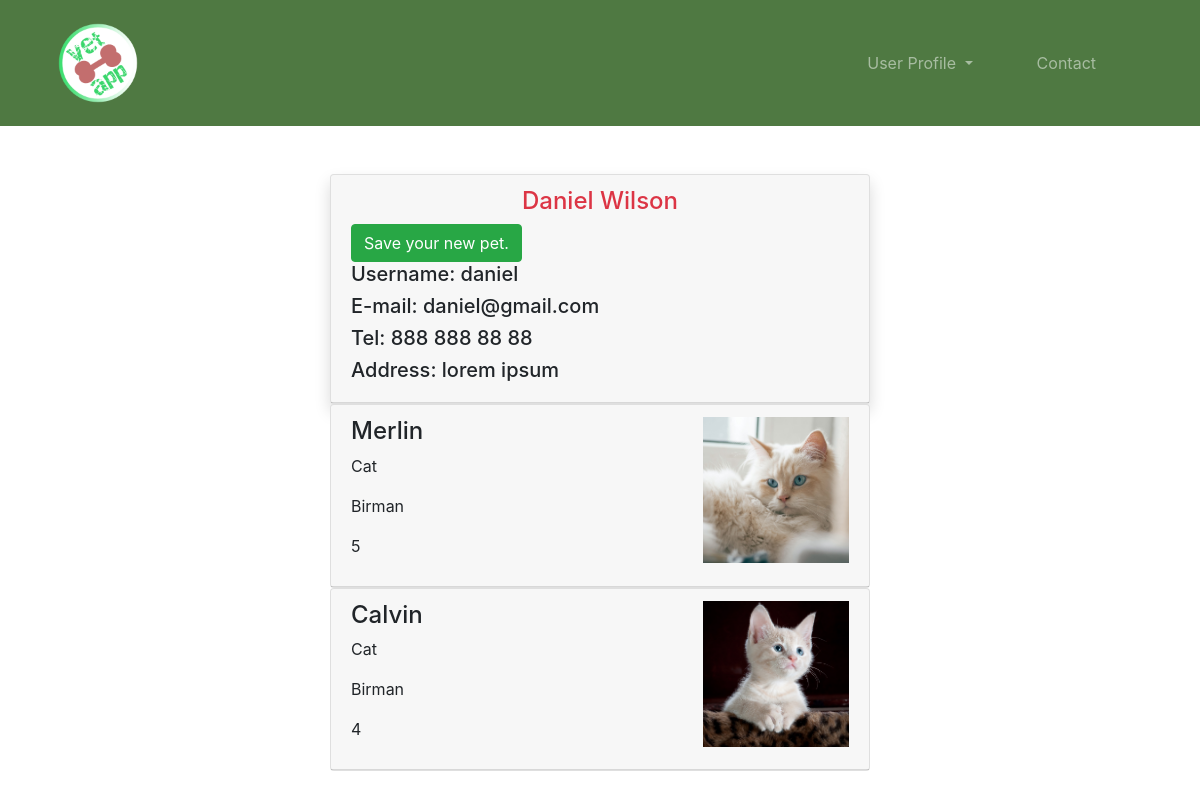
/user/petowner/daniel (signed in), run on the app's committed database.
### user/models.py (models this page shows, shortened)
class Petowner(models.Model):
    user = models.OneToOneField(User, null=True, blank=False, verbose_name="User", on_delete=models.CASCADE)
    tel = models.CharField(max_length=13, verbose_name="Phone")
    address = models.CharField(max_length=100, verbose_name="Address")
    class Meta:
        verbose_name_plural = "Additional information for the user"

### pet/models.py (models this page shows)
class Pet(models.Model):
    petowner = models.ForeignKey("auth.user", on_delete=models.CASCADE)
    image = models.FileField(null=True, blank=True, verbose_name="Image")
    type = models.CharField(max_length=20, verbose_name="Type")
    genius = models.CharField(max_length=20, verbose_name="Genius")
    name = models.CharField(max_length=20, verbose_name="Name")
    age = models.CharField(max_length=4, verbose_name="Age")
    explanation = models.TextField(verbose_name="Explanation")
    created_date = models.DateField(auto_now_add=True, verbose_name="Created Date")

### user/views.py (the view)
# urls.py: path('petowner/<username>', views.petowner, name="petowner"), #special page for user /petowner/username/blablaba..
@login_required(login_url="user:login")
def petowner(request, username):
    user = get_object_or_404(User, username=username)
    pets = Pet.objects.filter(petowner=request.user)
    petowner = get_object_or_404(Petowner, user=user)
    if request.user.username == petowner.user.username:
        return render(request, "petowner.html", {"user":user, "pets":pets, "petowner":petowner})
    elif request.user.username != petowner.user.username:
        return HttpResponseForbidden()

### templates/petowner.html (shortened to what this page needs)
{% extends "base.html" %}
{% block body %}
    <header class="container mt-5">
        <div class="row">
            <div class="col-md-6 m-auto">
                <div class="card shadow">
                    <div class="card-header">
                        <h4 class="text-center text-danger">{{user.first_name}} {{user.last_name}}</h4>
                        <a class="btn btn-success" href="{% url 'pet:addpet' %}">Save your new pet.</a>
                        <h5>Username: {{user.username}}</h5>
                        <h5>E-mail: {{user.email}}</h5>
                        <h5>Tel: {{user.petowner.tel}}</h5>
                        <h5>Address: {{user.petowner.address}}</h5>
                    </div>
                </div>
            </div>
        </div>
        <div class="row">
            <div class="col-md-6 m-auto">
                {% for pet in pets %}
                    <div class="card">
                        <div class="card-header">
                            <div class="row">
                                <div class="col-8">
                                    <h4>{{pet.name}}</h4>
                                    <p>{{pet.type}}</p>
                                    <p>{{pet.genius}}</p>
                                    <p>{{pet.age}}</p>
                                </div>
                                <div class="col-4">
                                    <img src="{{pet.image.url}}" class="img-fluid">
                                </div>
                            </div>
                        </div>
                    </div>
                {% endfor %}
            </div>
        </div>
    </header>
{% endblock %}

### templates/base.html (shortened to what this page needs)
<!doctype html>
{% load static %}
<html lang="en">
    <head>
        <link rel="stylesheet" href="https://cdn.jsdelivr.net/npm/bootstrap@4.5.3/dist/css/bootstrap.min.css">
        <link rel="stylesheet" href="{% static 'css/style.css' %}">
        <link rel="stylesheet" href="https://cdn.jsdelivr.net/npm/bootstrap-icons@1.8.1/font/bootstrap-icons.css">
    </head>
    <body>
        {% include 'includes/navbar.html' %}
        {% block body %}{% endblock %}
    </body>
</html>

### templates/includes/navbar.html (shortened to what this page needs)
<nav class="navbar navbar-expand-lg navbar-dark py-2 px-5" style="background-color: #4F7942;">
    <a class="navbar-brand" href="{% url 'homepage' %}"><img src="/media/logo.png" width="100px" height="100px"></a>
    <div class="collapse navbar-collapse" id="navbarSupportedContent">
        <ul class="navbar-nav ml-auto">
            <li class="nav-item dropdown mr-lg-5">
                <a class="nav-link dropdown-toggle" href="#" id="navbarDropdown" role="button" data-toggle="dropdown" aria-haspopup="true" aria-expanded="false">
                    {% if request.user.is_authenticated and request.user.is_superuser %}
                        Admin Profile
                    {% else %}
                        User Profile
                    {% endif %}
                </a>
            </li>
            <li class="nav-item mr-lg-5">
                <a class="nav-link" href="#">Contact</a>
            </li>
        </ul>
  </div>
</nav>

### static/css/style.css (style rules this page uses)
body { margin: 0 !important; padding: 0 !important; }

### data on the page
Pet: name "Merlin", type "Cat", genius "Birman", age "5", image (picture)
Pet: name "Calvin", type "Cat", genius "Birman", age "4", image (picture)

### other printed values
{{ user.first_name }} "Daniel"
{{ user.last_name }} "Wilson"
{{ user.username }} "daniel"
{{ user.email }} "daniel@gmail.com"
{{ user.petowner.tel }} "888 888 88 88"
{{ user.petowner.address }} "lorem ipsum"
